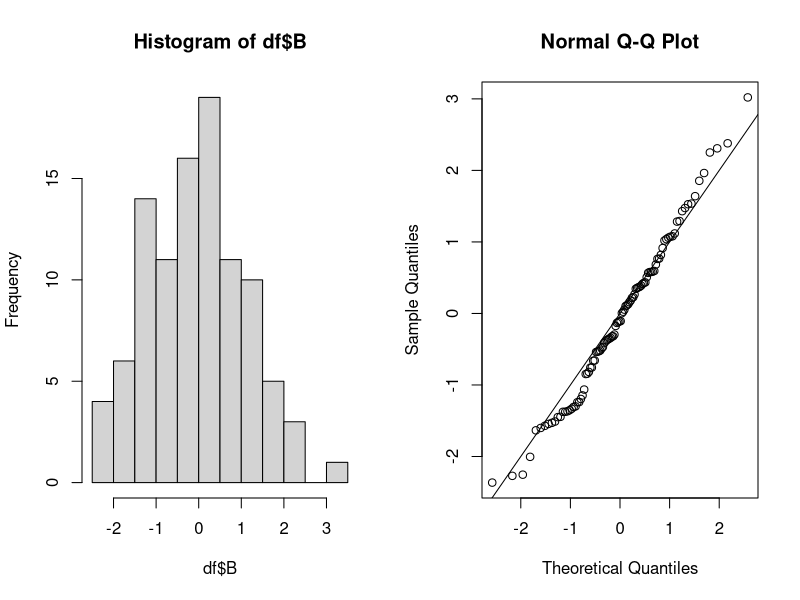

Reproduce this figure in R.
## ---- chunk 1
knitr::opts_chunk$set(echo = TRUE, comment="")
## ---- chunk 2
df <- data.frame("A"=sample(c(0,1), 100, replace = TRUE),
                 "B"=rnorm(100),
                 "C"=rnorm(100))
df
## ---- chunk 3
t.test(df$B, mu = 0)
## ---- chunk 4
t.test(df$B ~ df$A)
## ---- chunk 5
t.test(df$B, df$C, paired = TRUE)
## ---- chunk 6
## Normality
par(mfrow = c(1,2))
hist(df$B)
qqnorm(df$B)
abline(a=0, b=1)

## Variance
var(df$B)
var(df$C)
## ---- chunk 7
fit_ano = aov(df$B ~ df$A)
summary(fit_ano)
t.test(df$B ~ df$A)$p.value
## ---- chunk 8
df <- data.frame("A"=sample(c(0,1), 100, replace = TRUE),
                 "B"=rnorm(100),
                 "C"=rnorm(100),
                 "D"=sample(c(1:4), 100, replace = TRUE))
df
## ---- chunk 9
fit1 = aov(B ~ D, data = df)
summary(fit1)
## ---- chunk 10
fit2 = aov(B ~ D * A, data = df)
summary(fit2)
